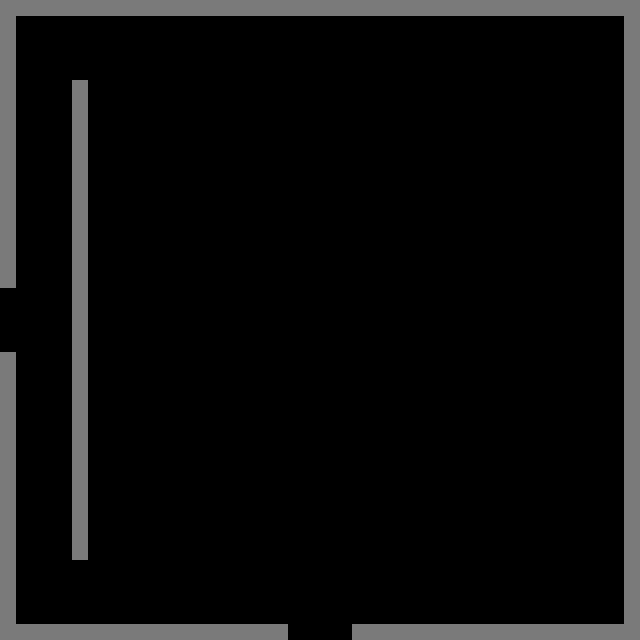

A 2D game scene composited from a Tiled map and its tileset images. What follows is a short description and the map's XML, with every tile layer's data as written:
An orthogonal 20x20 tile map with 32x32 px tiles, 2 tile layers (Background, Walls) and 7 objects.

<map version="1.0" orientation="orthogonal" renderorder="right-down" width="20" height="20" tilewidth="32" tileheight="32" nextobjectid="24">
 <properties>
  <property name="name" value="north_location" />
  <property name="south_location" value="starting_location" />
  <property name="west_location" value="passage" />
 </properties>
 <tileset firstgid="1" name="Tiles" tilewidth="32" tileheight="32" tilecount="81" columns="9">
  <image source="../Tiles/Tiles.png" trans="ff00ff" width="288" height="288" />
 </tileset>
 <layer name="Background" width="20" height="20">
  <data encoding="csv">
1,1,1,1,1,1,1,1,1,1,1,1,1,1,1,1,1,1,1,1,
1,1,1,1,1,1,1,1,1,1,1,1,1,1,1,1,1,1,1,1,
1,1,1,1,1,1,1,1,1,1,1,1,1,1,1,1,1,1,1,1,
1,1,1,1,1,1,1,1,1,1,1,1,1,1,1,1,1,1,1,1,
1,1,1,1,1,1,1,1,1,1,1,1,1,1,1,1,1,1,1,1,
1,1,1,1,1,1,1,1,1,1,1,1,1,1,1,1,1,1,1,1,
1,1,1,1,1,1,1,1,1,1,1,1,1,1,1,1,1,1,1,1,
1,1,1,1,1,1,1,1,1,1,1,1,1,1,1,1,1,1,1,1,
1,1,1,1,1,1,1,1,1,1,1,1,1,1,1,1,1,1,1,1,
1,1,1,1,1,1,1,1,1,1,1,1,1,1,1,1,1,1,1,1,
1,1,1,1,1,1,1,1,1,1,1,1,1,1,1,1,1,1,1,1,
1,1,1,1,1,1,1,1,1,1,1,1,1,1,1,1,1,1,1,1,
1,1,1,1,1,1,1,1,1,1,1,1,1,1,1,1,1,1,1,1,
1,1,1,1,1,1,1,1,1,1,1,1,1,1,1,1,1,1,1,1,
1,1,1,1,1,1,1,1,1,1,1,1,1,1,1,1,1,1,1,1,
1,1,1,1,1,1,1,1,1,1,1,1,1,1,1,1,1,1,1,1,
1,1,1,1,1,1,1,1,1,1,1,1,1,1,1,1,1,1,1,1,
1,1,1,1,1,1,1,1,1,1,1,1,1,1,1,1,1,1,1,1,
1,1,1,1,1,1,1,1,1,1,1,1,1,1,1,1,1,1,1,1,
1,1,1,1,1,1,1,1,1,1,1,1,1,1,1,1,1,1,1,1
</data>
 </layer>
 <layer name="Walls" width="20" height="20">
  <data encoding="csv">
61,50,50,50,50,50,50,50,50,50,50,50,50,50,50,50,50,50,50,57,
42,0,0,0,0,0,0,0,0,0,0,0,0,0,0,0,0,0,0,40,
42,0,5,0,0,0,0,0,0,0,0,0,0,0,0,0,0,0,0,40,
42,0,68,0,0,0,0,0,0,0,0,0,0,0,0,0,0,0,0,40,
42,0,68,0,0,0,0,0,0,0,0,0,0,0,0,0,0,0,0,40,
42,0,68,0,0,0,0,0,0,0,0,0,0,0,0,0,0,0,0,40,
42,0,68,0,0,0,0,0,0,0,0,0,0,0,0,0,0,0,0,40,
42,0,68,0,0,0,0,0,0,0,0,0,0,0,0,0,0,0,0,40,
42,0,68,0,0,0,0,0,0,0,0,0,0,0,0,0,0,0,0,40,
0,0,68,0,0,0,0,0,0,0,0,0,0,0,0,0,0,0,0,40,
0,0,68,0,0,0,0,0,0,0,0,0,0,0,0,0,0,0,0,40,
42,0,68,0,0,0,0,0,0,0,0,0,0,0,0,0,0,0,0,40,
42,0,68,0,0,0,0,0,0,0,0,0,0,0,0,0,0,0,0,40,
42,0,68,0,0,0,0,0,0,0,0,0,0,0,0,0,0,0,0,40,
42,0,68,0,0,0,0,0,0,0,0,0,0,0,0,0,0,0,0,40,
42,0,68,0,0,0,0,0,0,0,0,0,0,0,0,0,0,0,0,40,
42,0,68,0,0,0,0,0,0,0,0,0,0,0,0,0,0,0,0,40,
42,0,77,0,0,0,0,0,0,0,0,0,0,0,0,0,0,0,0,40,
42,0,0,0,0,0,0,0,0,0,0,0,0,0,0,0,0,0,0,40,
25,32,32,32,32,32,32,32,32,0,0,32,32,32,32,32,32,32,32,21
</data>
 </layer>
 <objectgroup name="Collisions">
  <object id="15" x="0" y="624" width="288" height="16" />
  <object id="16" x="352" y="624" width="288" height="16" />
  <object id="17" x="624" y="0" width="16" height="640" />
  <object id="18" x="0" y="0" width="640" height="16" />
  <object id="20" x="0" y="0" width="16" height="288" />
  <object id="22" x="0" y="352" width="16" height="288" />
  <object id="23" x="72" y="80" width="16" height="480" />
 </objectgroup>
</map>
